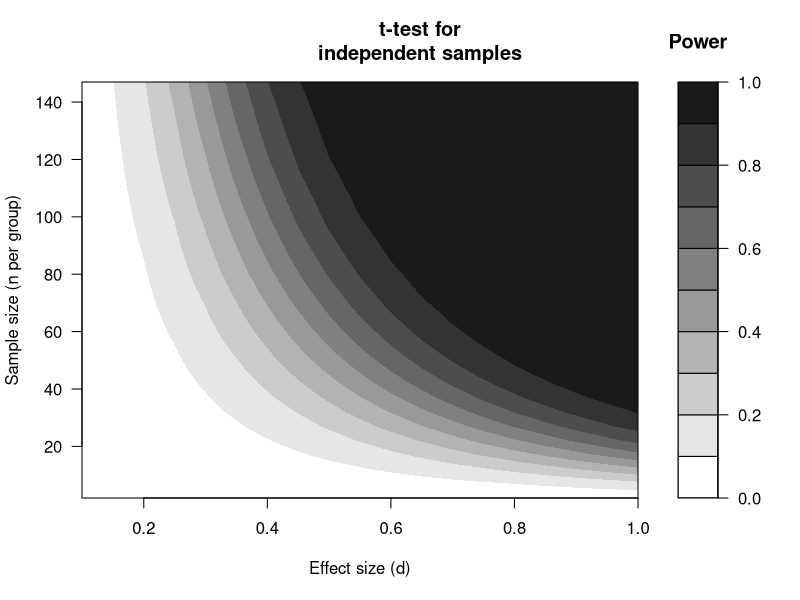
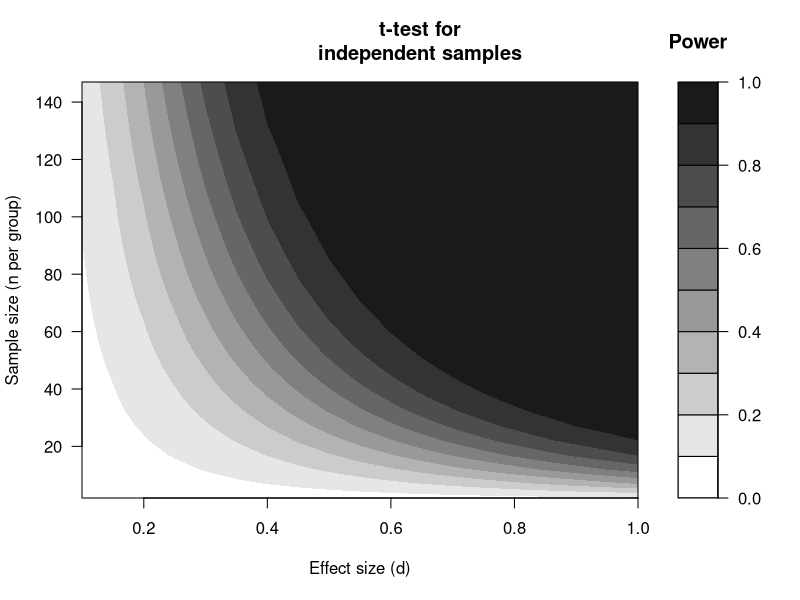

Reproduce these figures in R, in order.
## ---- chunk 1
# [redacted]
# [redacted]
alpha <- .01
x1 <- seq(0.1,1.0,by=.05) # effect size d
x2 <- seq(2,150,by=5) # sample size N
zz <- matrix(NA, nrow=length(x1),ncol=length(x2))
rownames(zz) <- x1
colnames(zz) <- x2
for (i in x1) { 
  for (j in x2) zz[as.character(i),as.character(j)] <- power.t.test( d=i, n=j, sig=alpha, 
                                                                     type="two", alt="two" )$power 
  }
filled.contour( x1, x2, zz, levels=c(0:10)/10, 
                col=gray(c(10:0)/10), key.title = title(main = "Power"), 
                xlab="Effect size (d)", ylab="Sample size (n per group)" )
title( main="t-test for\nindependent samples", line=1.1 )
## ---- chunk 2
# [redacted]
# [redacted]
alpha <- .05
x1 <- seq(0.1,1.0,by=.05) # effect size d
x2 <- seq(2,150,by=5) # sample size N
zz <- matrix(NA, nrow=length(x1),ncol=length(x2))
rownames(zz) <- x1
colnames(zz) <- x2
for (i in x1) { 
  for (j in x2) zz[as.character(i),as.character(j)] <- power.t.test( d=i, n=j, sig=alpha, 
                                                                     type="two", alt="two" )$power 
  }
filled.contour( x1, x2, zz, levels=c(0:10)/10, 
                col=gray(c(10:0)/10), key.title = title(main = "Power"), 
                xlab="Effect size (d)", ylab="Sample size (n per group)" )
title( main="t-test for\nindependent samples", line=1.1 )
